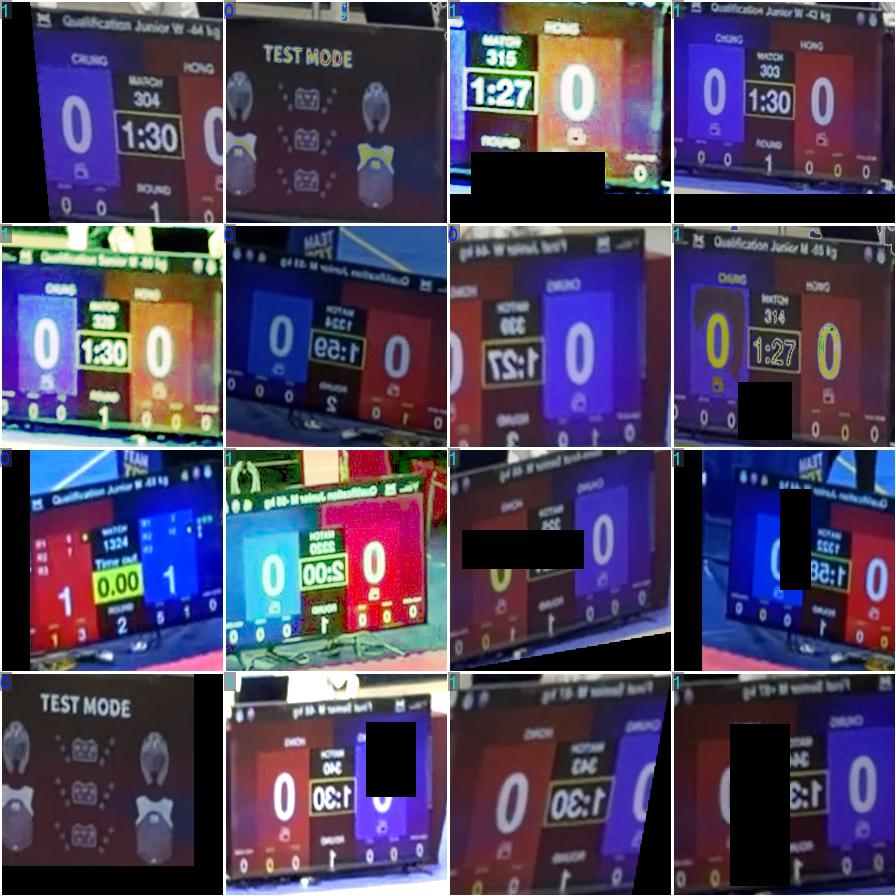
#> input picture detector/runs/round1_cls_combined/train_batch0.jpg, 896 x 896 px
$ python bootstrap_labels.py runs/round1_cls_combined/train_batch0.jpg runs/round1_cls_combined/train_batch1.jpg
#> lines starting #> are read from the running program, lines starting #| are printed output that depends on the picture; after the words box and inside, x2 and y2 are one past the last pixel; in counts of white or black regions, pixels touching at a corner belong together
#> in main, frame is the input picture: shape (896, 896, 3); mean B, G, R 95.6, 68, 78.3
#!/usr/bin/env python3
"""
半自動標記器：用弱偵測（顏色+亮數字）提議記分板框，供人工一次驗證。

不追求生產級穩定，只求在這批訓練幀上提議得夠準，人工挑掉錯的即可。
記分板紅半邊的判別特徵：
  - 高飽和紅塊，面積適中、略方
  - 塊內含「大的亮色數字」（比分）——用塊內高亮像素佔比判別，排除地墊/桌布純色紅
  - 右側鄰接較暗區（計時器欄）

提議框 = 紅塊往右延伸 ~2.4 倍寬（涵蓋計時器欄 + 藍半邊），上下各留少量 padding。
輸出：每張的提議框座標 + 一張縮圖總覽(montage) 供人工核對。
"""
import sys, os, glob
import cv2
import numpy as np


def red_mask(hsv):
    m1 = cv2.inRange(hsv, np.array((0, 110, 80)), np.array((10, 255, 255)))
    m2 = cv2.inRange(hsv, np.array((168, 110, 80)), np.array((180, 255, 255)))
    return cv2.bitwise_or(m1, m2)


def propose(frame):
    h, w = frame.shape[:2]
    area = h * w
    hsv = cv2.cvtColor(frame, cv2.COLOR_BGR2HSV)
#> hsv: shape (896, 896, 3); mean H, S, V 103.5, 119.1, 110.9
    gray = cv2.cvtColor(frame, cv2.COLOR_BGR2GRAY)
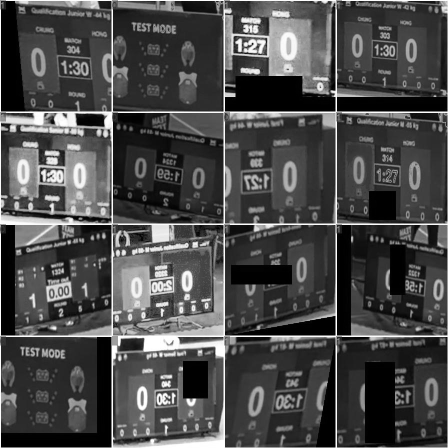
#> gray: shape (896, 896) (shown at 1/2 size); min 0, max 255, mean 74.3
    m = red_mask(hsv)
#> in red_mask, `m1 = cv2.inRange(hsv, np.array((0, 110, 80)), np.array((10, 255, 255)))`:
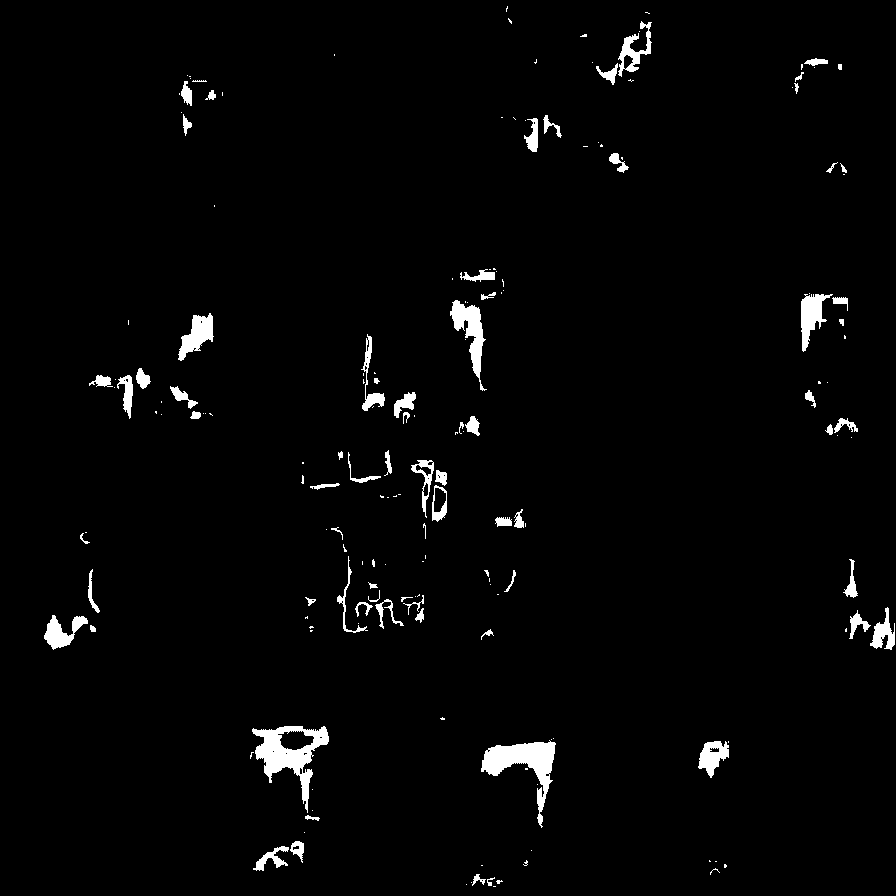
#> m1: shape (896, 896); 2.3% white; 179 white regions (106 under 20 px), largest, box (x1, y1, x2, y2) and area: (252, 726, 329, 813) 2338, (481, 740, 556, 828) 2165, (450, 300, 487, 391) 1208
#> in red_mask, `m2 = cv2.inRange(hsv, np.array((168, 110, 80)), np.array((180, 255, 25..`:
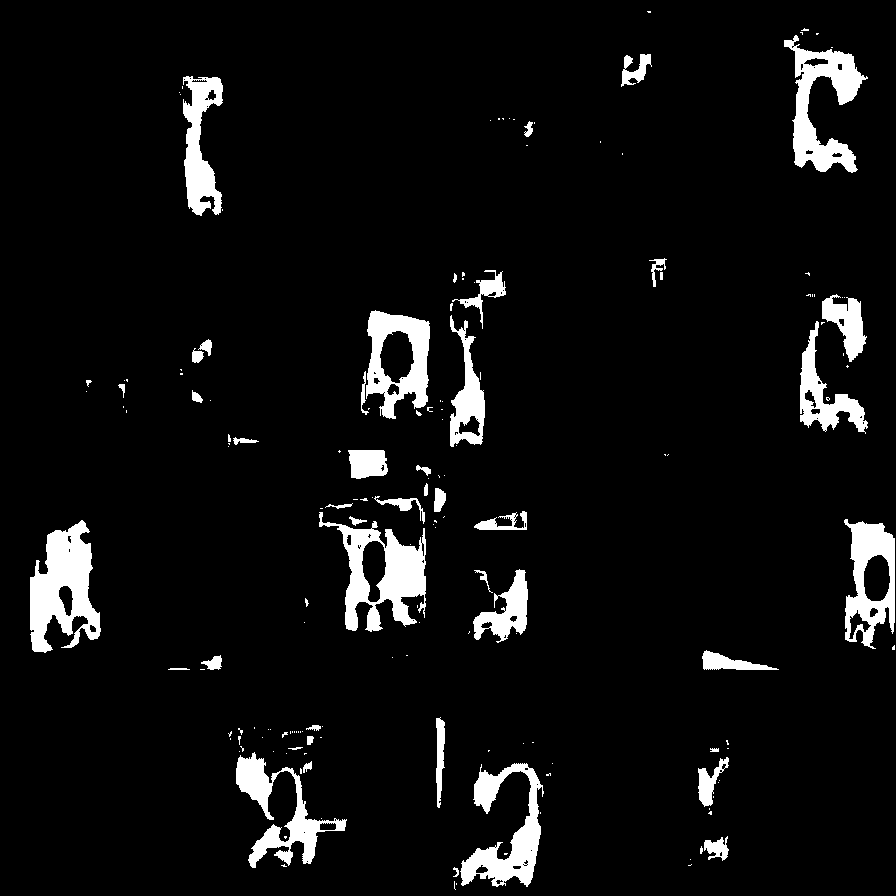
#> m2: shape (896, 896); 6.1% white; 169 white regions (121 under 20 px), largest, box (x1, y1, x2, y2) and area: (30, 520, 101, 653) 5492, (319, 512, 426, 632) 5208, (784, 35, 868, 173) 4564
    k = cv2.getStructuringElement(cv2.MORPH_RECT, (7, 7))
    m = cv2.morphologyEx(m, cv2.MORPH_CLOSE, k, iterations=2)
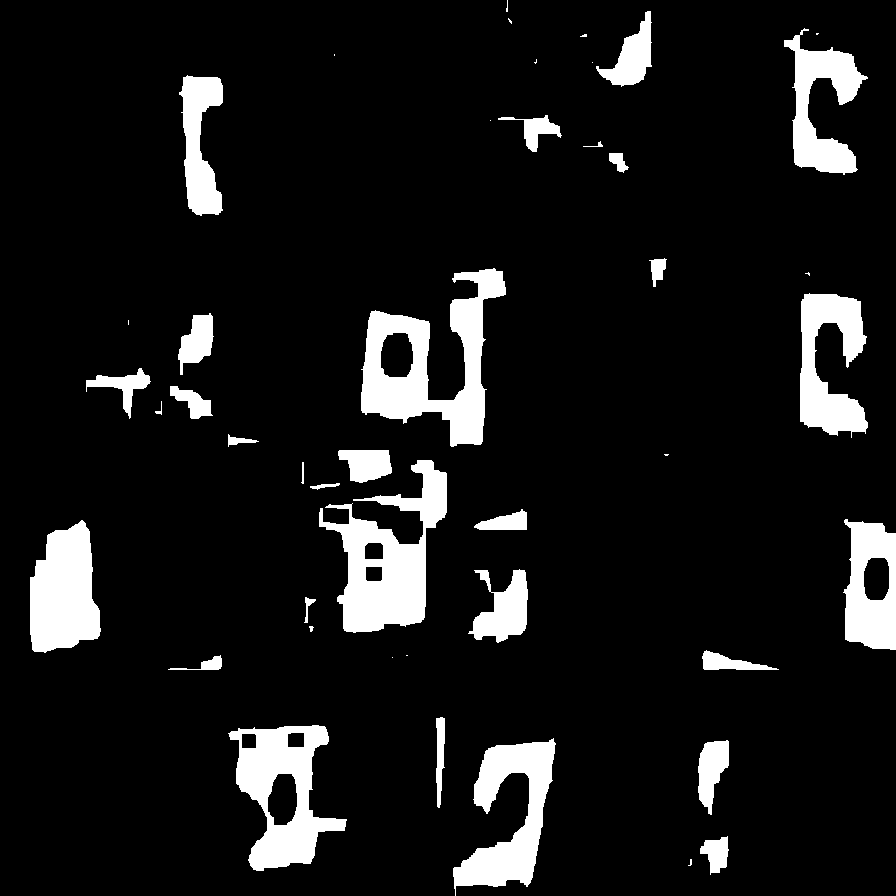
#> m: shape (896, 896); 9.7% white; 45 white regions (14 under 20 px)
    cs, _ = cv2.findContours(m, cv2.RETR_EXTERNAL, cv2.CHAIN_APPROX_SIMPLE)
#> cs = 45 contours, 17 with area under 20; largest, box (x1, y1, x2, y2) and area: (361, 268, 506, 447) 11265, (319, 460, 447, 633) 9996, (228, 725, 347, 871) 9468, (453, 738, 556, 896) 6920, (30, 520, 101, 653) 6829

    best, best_score = None, 0.0
    for c in cs:
        x, y, bw, bh = cv2.boundingRect(c)
        a = bw * bh
        if a < 0.0008 * area or a > 0.06 * area:
            continue
        ar = bw / max(bh, 1)
        if ar < 0.5 or ar > 2.2:
            continue
        fill = cv2.contourArea(c) / max(a, 1)
        if fill < 0.6:
            continue
        # 塊內是否有大的亮數字：取塊內灰階，高亮像素(>180)佔比在合理區間
        roi = gray[y:y+bh, x:x+bw]
        if roi.size == 0:
            continue
        bright_frac = float((roi > 180).mean())
        if bright_frac < 0.04 or bright_frac > 0.5:
            continue
        # 右鄰是否有較暗區（計時器欄）：看右側緊鄰一小條的平均亮度
        gx0 = x + bw
        gx1 = min(w, x + bw + max(6, bw // 4))
        strip = gray[y:y+bh, gx0:gx1]
        dark_bonus = 1.0
        if strip.size > 0 and strip.mean() < 110:
            dark_bonus = 1.6
        score = a * bright_frac * dark_bonus
        if score > best_score:
            best_score = score
            best = (x, y, bw, bh)
#> this loop made 45 passes
#> (x, y, bw, bh, a, ar, fill, bright_frac) on pass 14: (30, 520, 71, 133, 9443, 0.534, 0.723, 0.0421)
#> after the loop, best_score = 636.8

    if best is None:
        return None
    x, y, bw, bh = best
#> x = 30; y = 520; bw = 71; bh = 133
    # 延伸成完整記分板：紅塊寬 ~= 單邊，全板約 2.4x 寬；上下各 pad 12%
    pad_y = int(0.15 * bh)
#> pad_y = 19
    x0 = max(0, x - int(0.05 * bw))
#> x0 = 27
    y0 = max(0, y - pad_y)
#> y0 = 501
    x1 = min(w, x + int(2.5 * bw))
#> x1 = 207
    y1 = min(h, y + bh + pad_y)
#> y1 = 672
    return (x0, y0, x1 - x0, y1 - y0)


def main(img_glob, out_dir):
    os.makedirs(out_dir, exist_ok=True)
    paths = sorted(p for p in glob.glob(img_glob) if ".annot" not in p)
    results = {}
    thumbs = []
    for p in paths:
        frame = cv2.imread(p)
        if frame is None:
            continue
        box = propose(frame)
#> box = (27, 501, 180, 171)
        name = os.path.basename(p)
        results[name] = box
        vis = frame.copy()
        if box:
            x, y, bw, bh = box
#> x = 27; y = 501; bw = 180; bh = 171
            cv2.rectangle(vis, (x, y), (x + bw, y + bh), (0, 255, 0), 4)
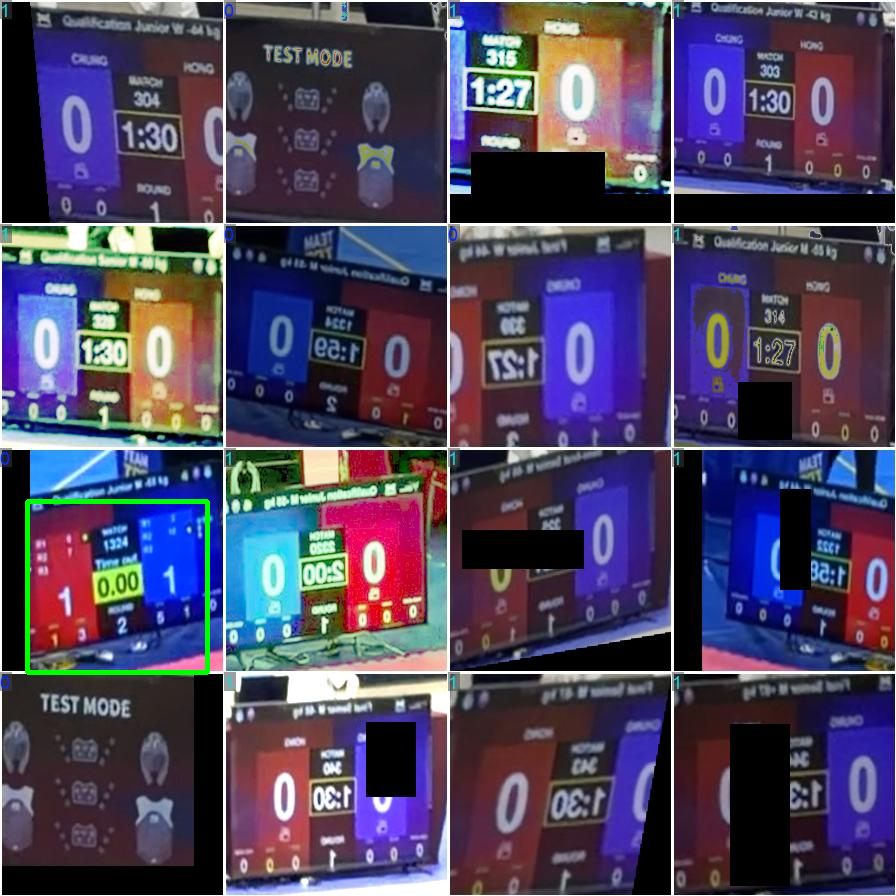
#> vis: shape (896, 896, 3); 0.44% of pixels changed, all inside (x1, y1, x2, y2) = (25, 499, 210, 675)
            label = f"{name} x{x},y{y},{bw}x{bh}"
#> label = 'train_batch0.jpg x27,y501,180x171'
        else:
            label = f"{name} NONE"
        # 縮圖 + 標題，供總覽
        th = cv2.resize(vis, (384, 216))
        cv2.putText(th, label, (4, 18), cv2.FONT_HERSHEY_SIMPLEX, 0.4, (0, 255, 0), 1)
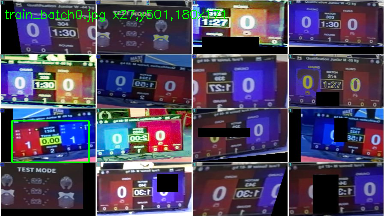
#> th: shape (216, 384, 3); mean B, G, R 93.7, 69.2, 76.8
        thumbs.append(th)

    # 拼 montage: 每列 4 張
    cols = 4
    rows = (len(thumbs) + cols - 1) // cols
#> rows = 1
    canvas = np.zeros((rows * 216, cols * 384, 3), dtype=np.uint8)
    for i, th in enumerate(thumbs):
        r, c = divmod(i, cols)
        canvas[r*216:(r+1)*216, c*384:(c+1)*384] = th
#> this loop made 1 pass
#> (r, c) on pass 1: (0, 0)
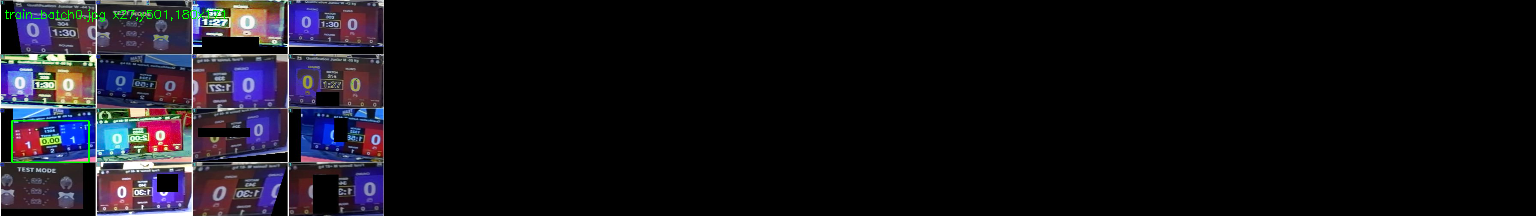
#> canvas: shape (216, 1536, 3); mean B, G, R 23.4, 17.3, 19.2
    montage_path = os.path.join(out_dir, "montage.jpg")
    cv2.imwrite(montage_path, canvas)

    # 存提議座標
    import json
    with open(os.path.join(out_dir, "proposals.json"), "w") as f:
        json.dump(results, f, indent=2)
    found = sum(1 for v in results.values() if v)
#> found = 1
    print(f"proposed {found}/{len(results)} frames; montage -> {montage_path}")
#| proposed 1/1 frames; montage -> runs/round1_cls_combined/train_batch1.jpg/montage.jpg


if __name__ == "__main__":
    main(sys.argv[1], sys.argv[2])

$ run again, on detector/runs/round1_cls_combined/train_batch2.jpg
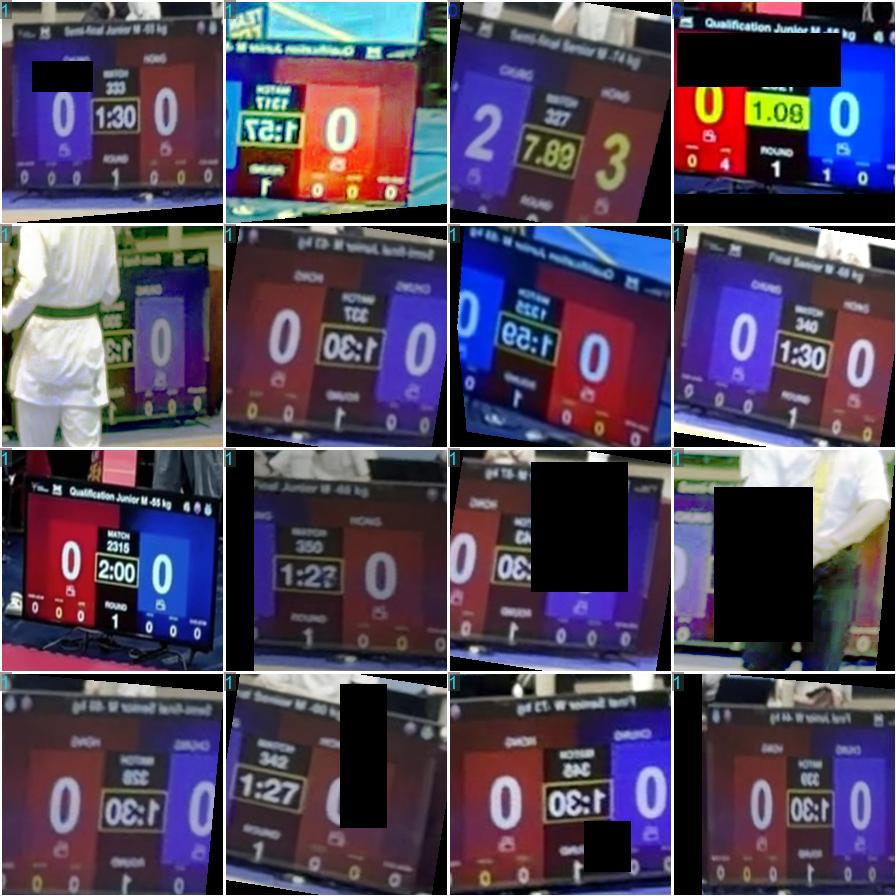
#> input picture detector/runs/round1_cls_combined/train_batch2.jpg, 896 x 896 px
#> in main, frame is the input picture: shape (896, 896, 3); mean B, G, R 92.7, 71.1, 83.3
#> hsv: shape (896, 896, 3); mean H, S, V 97.7, 110.5, 109.2
#> m1: shape (896, 896); 3.9% white; 176 white regions (124 under 20 px), largest, box (x1, y1, x2, y2) and area: (255, 65, 416, 202) 9215, (460, 732, 564, 832) 2950, (676, 87, 748, 172) 2532
#> m2: shape (896, 896); 7.1% white; 186 white regions (119 under 20 px), largest, box (x1, y1, x2, y2) and area: (547, 294, 658, 446) 8674, (27, 496, 119, 626) 7561, (13, 748, 98, 881) 4923
#> m: shape (896, 896); 12.3% white; 35 white regions (7 under 20 px)
#> cs = 35 contours, 9 with area under 20; largest, box (x1, y1, x2, y2) and area: (243, 62, 419, 203) 16014, (547, 294, 658, 446) 11602, (451, 732, 564, 886) 10919, (27, 496, 119, 626) 8616, (228, 282, 327, 417) 6860
#> the loop in propose, `for c in cs:` made 35 passes
#> (x, y, bw, bh, a, ar, fill, bright_frac) on passes 8, 32: (451, 732, 113, 154, 17402, 0.734, 0.627, 0.06), (243, 62, 176, 141, 24816, 1.25, 0.645, 0.119)
#> after the loop in propose, `for c in cs:`: best_score = 4723.2
#> in propose, `x, y, bw, bh = best`: x = 243; y = 62; bw = 176; bh = 141
#> pad_y = 21
#> x0 = 235
#> y0 = 41
#> x1 = 683
#> y1 = 224
#> box = (235, 41, 448, 183)
#> in main, `x, y, bw, bh = box`: x = 235; y = 41; bw = 448; bh = 183
#> vis: shape (896, 896, 3); 0.78% of pixels changed, all inside (x1, y1, x2, y2) = (233, 39, 686, 227)
#> label = 'train_batch2.jpg x235,y41,448x183'
#> in main, `cv2.putText(th, label, (4, 18), cv2.FONT_HERSHEY_SIMPLEX, 0.4, (0, 255..`:
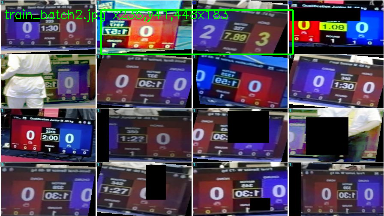
#> th: shape (216, 384, 3); mean B, G, R 90.1, 72.7, 81
#> rows = 1
#> the loop in main, `for i, th in enumerate(thumbs):` made 1 pass
#> (r, c) on pass 1: (0, 0)
#> after the loop in main, `for i, th in enumerate(thumbs):`:
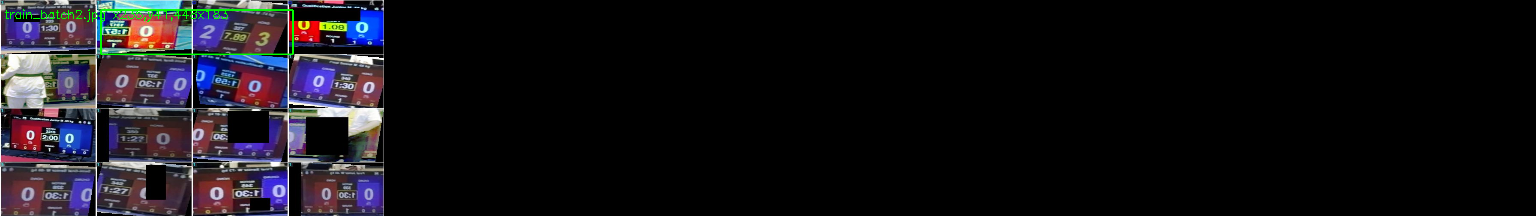
#> canvas: shape (216, 1536, 3); mean B, G, R 22.5, 18.2, 20.3
#| proposed 1/1 frames; montage -> runs/round1_cls_combined/train_batch2.jpg/montage.jpg

$ run again, on detector/runs/round1_cls_combined/train_batch600.jpg
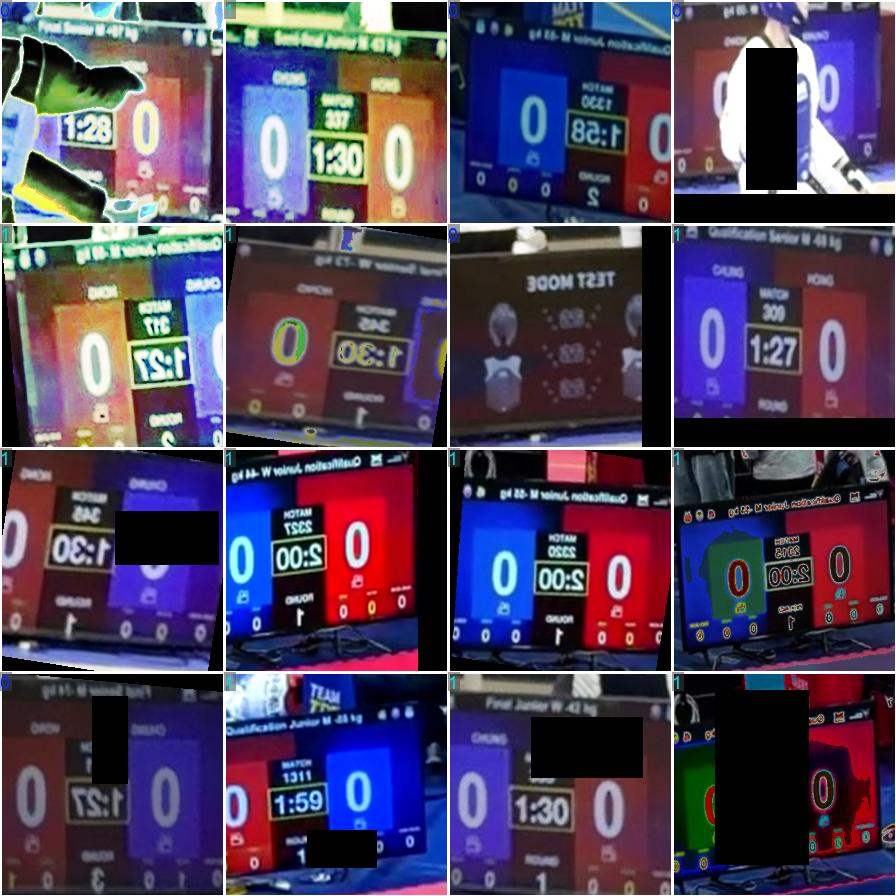
#> input picture detector/runs/round1_cls_combined/train_batch600.jpg, 896 x 896 px
#> in main, frame is the input picture: shape (896, 896, 3); mean B, G, R 92.5, 66.7, 79.5
#> hsv: shape (896, 896, 3); mean H, S, V 100, 131.8, 112.4
#> m1: shape (896, 896); 2.5% white; 239 white regions (173 under 20 px), largest, box (x1, y1, x2, y2) and area: (246, 290, 338, 353) 2250, (8, 469, 72, 569) 2033, (149, 53, 198, 111) 1380
#> m2: shape (896, 896); 8.5% white; 216 white regions (149 under 20 px), largest, box (x1, y1, x2, y2) and area: (564, 505, 671, 650) 10482, (297, 465, 414, 624) 10446, (787, 503, 889, 627) 7693
#> m: shape (896, 896); 12.7% white; 62 white regions (23 under 20 px)
#> cs = 62 contours, 25 with area under 20; largest, box (x1, y1, x2, y2) and area: (297, 465, 414, 624) 13760, (564, 505, 671, 651) 11775, (787, 499, 896, 627) 9372, (228, 290, 360, 414) 8060, (624, 34, 737, 219) 7102
#> the loop in propose, `for c in cs:` made 62 passes
#> (x, y, bw, bh, a, ar, fill, bright_frac) on passes 27, 29: (564, 505, 107, 146, 15622, 0.733, 0.754, 0.0542), (297, 465, 117, 159, 18603, 0.736, 0.74, 0.0641)
#> after the loop in propose, `for c in cs:`: best_score = 1908.8
#> in propose, `x, y, bw, bh = best`: x = 297; y = 465; bw = 117; bh = 159
#> pad_y = 23
#> x0 = 292
#> y0 = 442
#> x1 = 589
#> y1 = 647
#> box = (292, 442, 297, 205)
#> in main, `x, y, bw, bh = box`: x = 292; y = 442; bw = 297; bh = 205
#> vis: shape (896, 896, 3); 0.62% of pixels changed, all inside (x1, y1, x2, y2) = (290, 440, 592, 650)
#> label = 'train_batch600.jpg x292,y442,297x205'
#> in main, `cv2.putText(th, label, (4, 18), cv2.FONT_HERSHEY_SIMPLEX, 0.4, (0, 255..`:
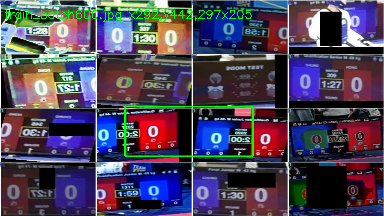
#> th: shape (216, 384, 3); mean B, G, R 90.4, 68.4, 77.6
#> rows = 1
#> the loop in main, `for i, th in enumerate(thumbs):` made 1 pass
#> (r, c) on pass 1: (0, 0)
#> after the loop in main, `for i, th in enumerate(thumbs):`:
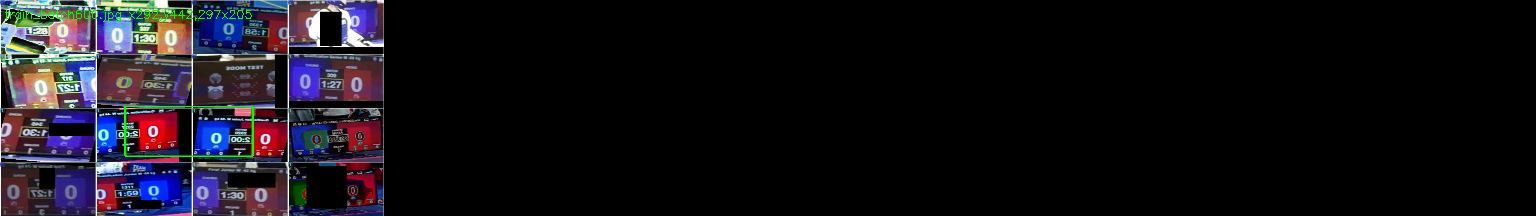
#> canvas: shape (216, 1536, 3); mean B, G, R 22.6, 17.1, 19.4
#| proposed 1/1 frames; montage -> runs/round1_cls_combined/train_batch600.jpg/montage.jpg
